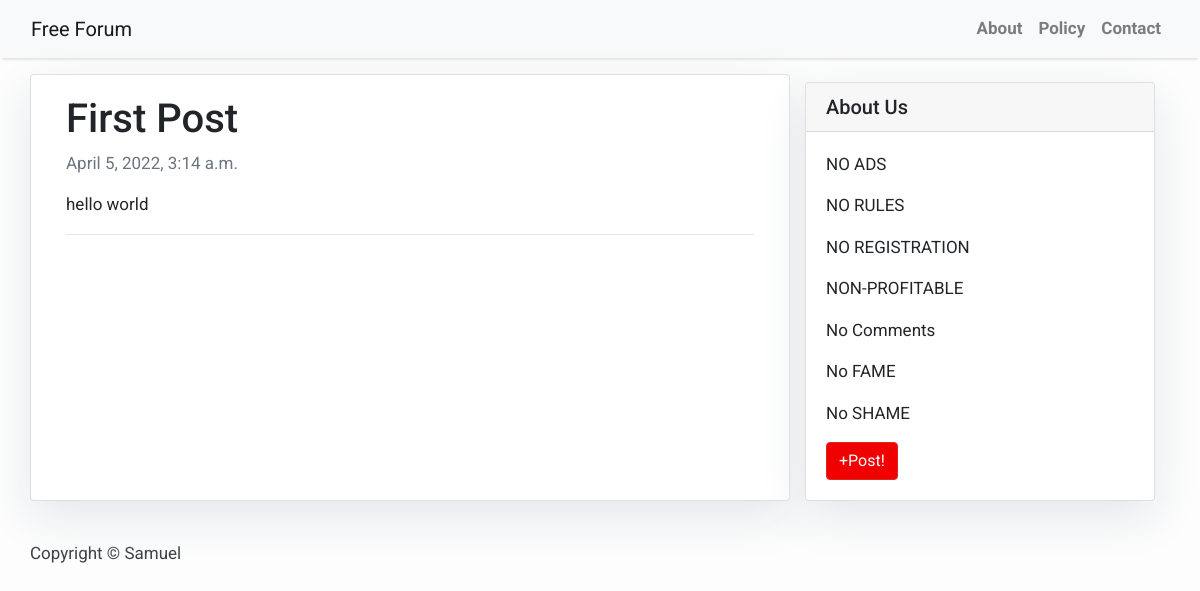
/firstpost/, run on the app's committed database.
### blog/models.py (models this page shows, shortened)
class Post(models.Model):
    title = models.CharField(max_length=200, unique=True)
    slug = models.SlugField(max_length=200, unique=True)
    author = models.ForeignKey(User, on_delete= models.CASCADE,related_name='blog_posts')
    updated_on = models.DateTimeField(auto_now= True)
    content = HTMLField()
    created_on = models.DateTimeField(auto_now_add=True)
    status = models.IntegerField(choices=STATUS, default=0)
    class Meta:
        ordering = ['-created_on']

### blog/views.py (the view)
# urls.py: path('<slug:slug>/', views.PostDetail.as_view(), name='post_detail'),
class PostDetail(generic.DetailView):
    model = Post
    template_name = 'post_detail.html'

### blog/templates/post_detail.html
{% extends 'base.html' %} {% block content %}
<div class="container">
  <div class="row">
    <div class="col-md-8 card mb-4  mt-3 left  top">
      <div class="card-body">
        <h1>{% block title %} {{ object.title }} {% endblock title %}</h1>
        <p class=" text-muted">{{ post.created_on }}</p>
        <p class="card-text ">{{ object.content | safe }}</p>
        <hr>
      </div>
    </div>
    {% block sidebar %} {% include 'sidebar.html' %} {% endblock sidebar %}
{% endblock content %}

### blog/templates/base.html (style rules this page uses)
body { font-family: "Roboto", sans-serif; font-size: 17px; background-color: #fdfdfd; }

### blog/templates/sidebar.html (style rules this page uses)
.card { box-shadow: 0 16px 48px #E3E7EB; }

### data on the page
Post: title "First Post", created_on "April 5, 2022, 3:14 a.m.", content "hello world"
